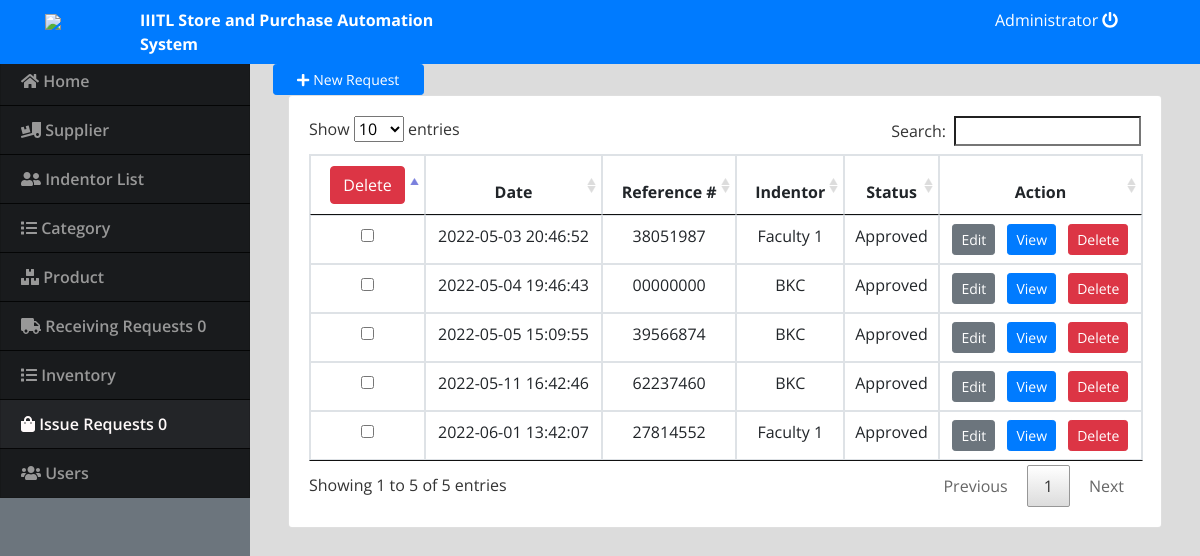
The page /index.php?page=sales (signed in) on the database its author committed.
### tables this page shows
CREATE TABLE `sales_list` (
  `id` int(30) NOT NULL,
  `ref_no` varchar(100) NOT NULL,
  `customer_id` int(30) NOT NULL,
  `comment` text NOT NULL,
  `date_updated` datetime NOT NULL DEFAULT current_timestamp() ON UPDATE current_timestamp(),
  `status` varchar(50) DEFAULT NULL COMMENT '1=Approved,0=Rejected'
);

### sales.php (the view, shortened to what this page needs)
<?php include 'db_connect.php';
$result = mysqli_query($conn, "SELECT * FROM sales_list");
 ?>
<div class="container-fluid">
	<div class="col-lg-12">
		<div class="row">
			<button class="col-md-2 float-right btn btn-primary btn-sm" id="new_sales"><i class="fa fa-plus"></i> New Request</button>
		</div>
		<div class="row">
			<div class="col-md-12">
				<div class="card">
					<div class="card-body">
					<form name="frmUser" method="post" action="">
						<table class="table table-bordered table-hover">
							<thead>
							<th class="text-center"><button type="button" class="btn btn-danger" name="delete" value="Delete"  onClick="setDeleteAction();">Delete</button></th>
								<th class="text-center">Date</th>
								<th class="text-center">Reference #</th>
								<th class="text-center">Indentor</th>
								<th class="text-center">Status</th>
								<th class="text-center">Action</th>
							</thead>
							<tbody>
							<?php
								$customer = $conn->query("SELECT * FROM customer_list order by name asc");
								while($row=$customer->fetch_assoc()):
									$cus_arr[$row['id']] = $row['name'];
								endwhile;
                                $i=0;
								while($row1 = mysqli_fetch_array($result)) {
									if($i%2==0)
									$classname="evenRow";
									else
									$classname="oddRow";
							?>
								<tr class="<?php if(isset($classname)) echo $classname;?>">
								    <td class='text-center'><input type="checkbox" name="sales_del[]" value="<?= $row1['id'];?>"></td>
								    <td class='text-center'><?php echo $row1['date_updated']?></td>
									<td class='text-center'><?php echo $row1['ref_no']?></td>
									<td class='text-center'><?php echo $cus_arr[$row1['customer_id']]?></td>
									<td class='text-center'><?php echo $row1['status']?>
                                    </td>
									<td class='text-center'>
									<a class="btn btn-sm btn-secondary mr-2" href="index.php?page=pos&id=<?php echo $row1['id'] ?>">Edit</a>
									<a class="btn btn-sm btn-primary mr-2" href="index.php?page=view_order&id=<?php echo $row1['id'] ?>">View</a>
									<a class="btn btn-sm btn-danger delete_sales" href="javascript:void(0)" data-id="<?php echo $row1['id'] ?>">Delete</a>
									</td>
									</tr>
								<?php $i++;} ?>
							</tbody>
						</table>
						</form>
					</div>
				</div>
			</div>
		</div>
	</div>
</div>

### assets/css/style.css (style rules this page uses)
body { font-family: "Open Sans", sans-serif; color: #444444; width: 100%; height: calc(100%); }
a { color: #1977cc; }

### index.php (style rules this page uses)
body { background: #80808045; }

### rows shown on the page
sales_list: date_updated "2022-05-03 20:46:52", ref_no "38051987", customer "Faculty 1", status "Approved"
sales_list: date_updated "2022-05-04 19:46:43", ref_no "00000000", customer "BKC", status "Approved"
sales_list: date_updated "2022-05-05 15:09:55", ref_no "39566874", customer "BKC", status "Approved"
sales_list: date_updated "2022-05-11 16:42:46", ref_no "62237460", customer "BKC", status "Approved"
sales_list: date_updated "2022-06-01 13:42:07", ref_no "27814552", customer "Faculty 1", status "Approved"

### other values the page prints
$_SESSION['login_name'] "Administrator"
$a['total'] "0"
$c['total'] "0"
